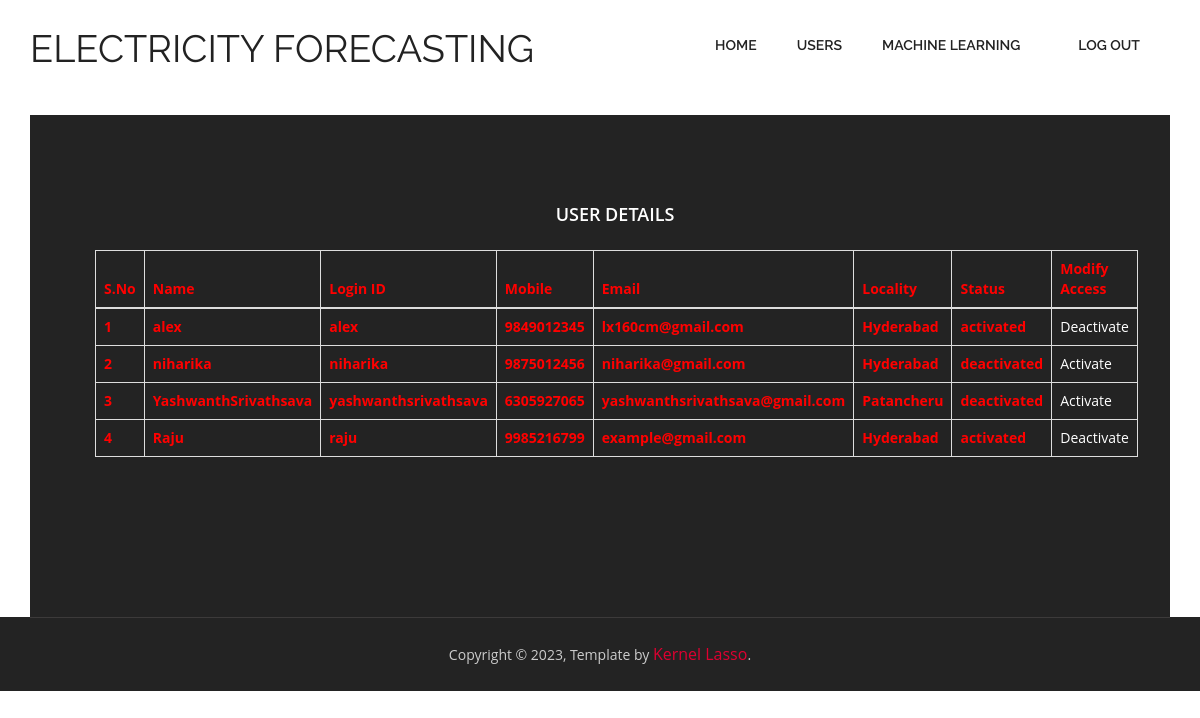
Page /AdminActivaUsers/?uid=2 on the committed database.
### users/models.py (models this page shows, shortened)
class UserRegistrationModel(models.Model):
    name = models.CharField(max_length=100)
    loginid = models.CharField(unique=True, max_length=100)
    password = models.CharField(max_length=100)
    mobile = models.CharField(unique=True, max_length=100)
    email = models.CharField(unique=True, max_length=100)
    locality = models.CharField(max_length=100)
    address = models.CharField(max_length=1000)
    city = models.CharField(max_length=100)
    state = models.CharField(max_length=100)
    status = models.CharField(max_length=100)
    class Meta:
        db_table = 'UserRegistrations'

### admins/views.py (the view)
# urls.py: path("AdminActivaUsers/", admins.AdminActivaUsers, name="AdminActivaUsers"),
def AdminActivaUsers(request):
    if request.method == 'GET':
        id = request.GET.get('uid')
        current_status = request.GET.get('currentStatus')
        new_status = 'activated' if current_status == 'waiting' or current_status == 'deactivated' else 'deactivated'
        UserRegistrationModel.objects.filter(id=id).update(status=new_status)
        data = UserRegistrationModel.objects.all()
        return render(request, 'admins/RegisteredUsers.html', {'data': data})

### assets/templates/admins/RegisteredUsers.html
{%extends 'admins/admin_base.html'%}
{%block contents%}
<section id="intro">
    <div class="container intro-text">
        <footer class="footer_wrapper" id="contact">
            <div class="container">
                <section class="page_section contact" id="contact">
                    <p>
                    <h3 align="center" style="color:white;">USER DETAILS</h3></p><br>
                    <table class="table table-bordered bg-light text-dark">
                        <thead>
                        <tr style="color:red;font-weight:bold;">
                            <th>S.No</th>
                            <th>Name</th>
                            <th>Login ID</th>
                            <th>Mobile</th>
                            <th>Email</th>
                            <th>Locality</th>
                            <th>Status</th>
                            <th>Modify Access</th>
                        </tr>
                        </thead>
                        <tbody>
                        {% for i in data %}
                        <tr style="color:red;font-weight:bold;">
                            <td>{{forloop.counter}}</td>
                            <td>{{i.name}}</td>
                            <td>{{i.loginid}}</td>
                            <td>{{i.mobile}}</td>
                            <td>{{i.email}}</td>
                            <td>{{i.locality}}</td>
                            <td>{{i.status}}</td>
                            <td>
                                <a class="btn-link" href="/AdminActivaUsers/?uid={{ i.id }}&currentStatus={{ i.status}}" style="color: white">
                                    {% if i.status == 'waiting' or i.status == 'deactivated' %}
                                        Activate
                                    {% else %}
                                        Deactivate
                                    {% endif %}
                                </a>
                            </td>
                        </tr>
                        {% endfor %}
                        </tbody>
                    </table>
                    <br />
                    <br />
                </section>
            </div>
        </footer>
    </div>
</section>
{%endblock%}

### assets/static/css/style.css (style rules this page uses)
a, a:hover, a:active { outline: 0px !important; }
body { background: #fff; font-family: 'Open Sans', sans-serif; font-size: 14px; font-weight: normal; color: #888888; margin: 0; }
h3 { font-family: 'Open Sans', sans-serif; font-weight: 600; color: #222222; font-size: 18px; margin: 0 0 5px 0; }
p { line-height: 24px; margin: 0; }
.page_section.contact { padding: 90px 50px 100px; }
.footer_wrapper { background: #232323; }

### rows in the picture
UserRegistrationModel: name "alex", loginid "alex", mobile "9849012345", email "lx160cm@gmail.com", locality "Hyderabad", status "activated", shows "Deactivate"
UserRegistrationModel: name "niharika", loginid "niharika", mobile "9875012456", email "niharika@gmail.com", locality "Hyderabad", status "deactivated", shows "Activate"
UserRegistrationModel: name "YashwanthSrivathsava", loginid "yashwanthsrivathsava", mobile "6305927065", email "yashwanthsrivathsava@gmail.com", locality "Patancheru", status "deactivated", shows "Activate"
UserRegistrationModel: name "Raju", loginid "raju", mobile "9985216799", email "example@gmail.com", locality "Hyderabad", status "activated", shows "Deactivate"
